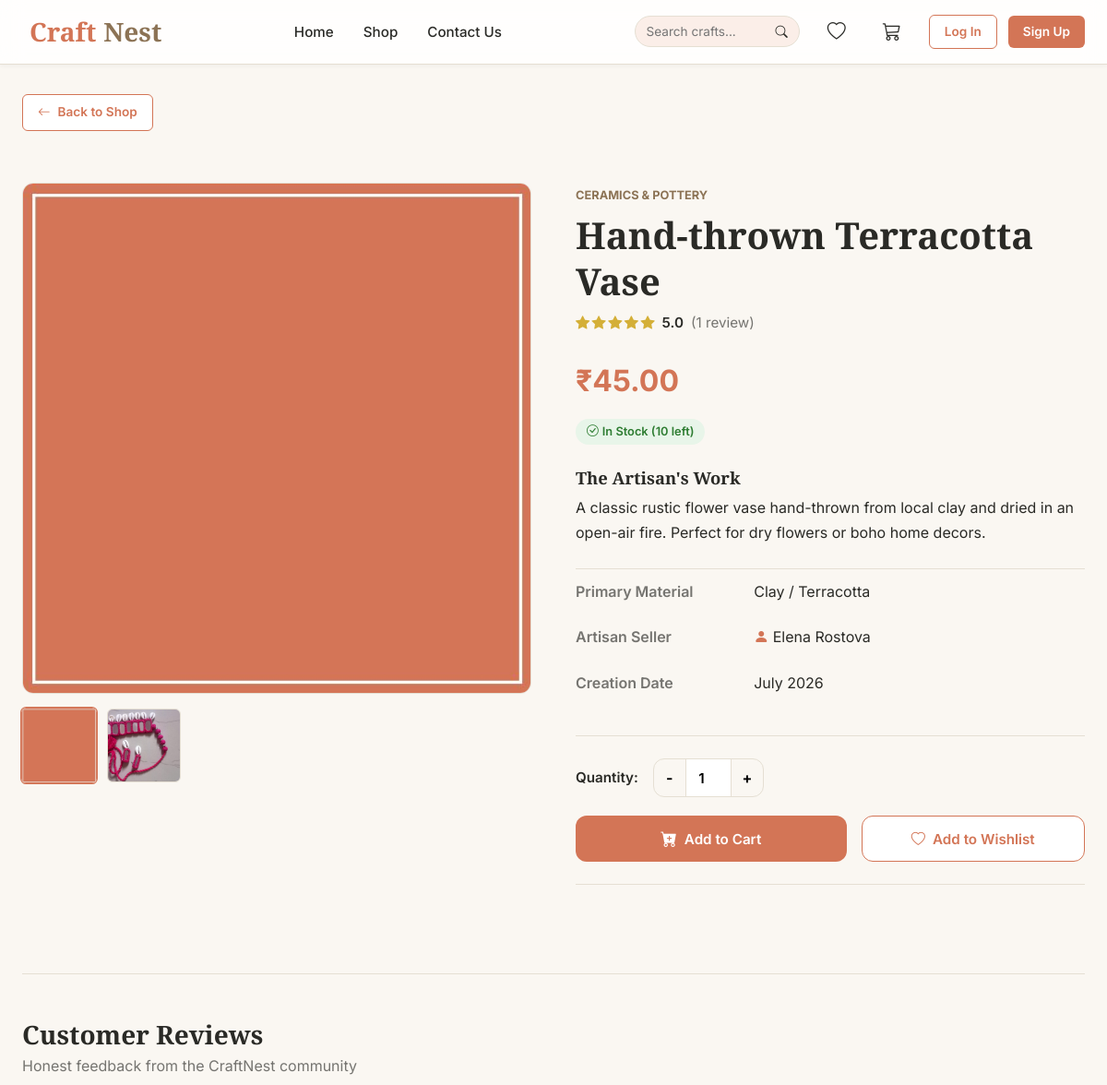
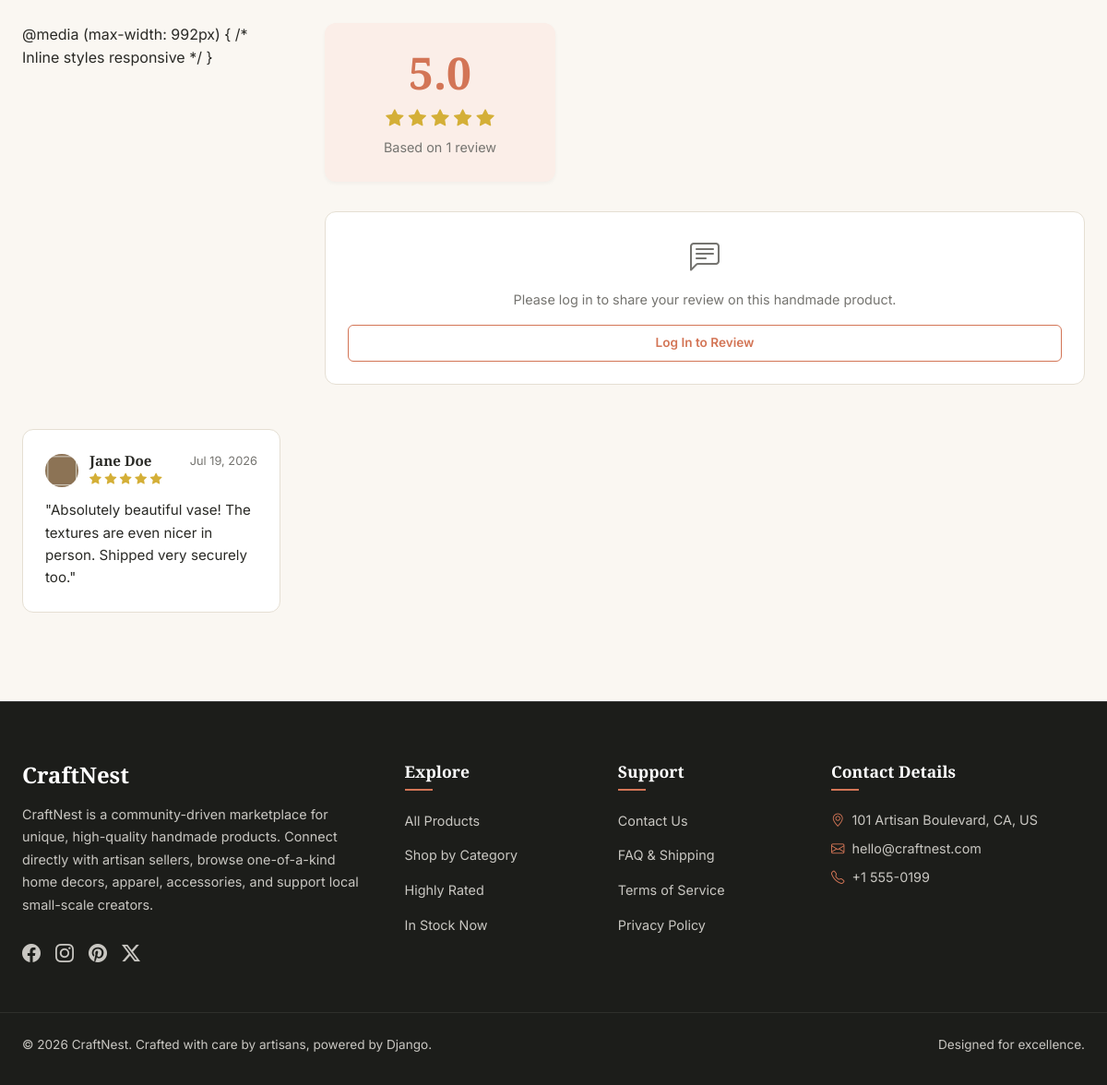
/product/1/, run on the app's committed database (2 pictures, top to bottom).
### crafts/models.py (models this page shows, shortened)
class HandmadeProduct(models.Model):
    user = models.ForeignKey(settings.AUTH_USER_MODEL, on_delete=models.CASCADE, related_name='products')
    category = models.ForeignKey(ProductCategory, on_delete=models.CASCADE, related_name='products')
    product_name = models.CharField(max_length=200)
    description = models.TextField()
    price = models.DecimalField(max_digits=10, decimal_places=2)
    stock = models.IntegerField(default=0)
    material = models.CharField(max_length=100, blank=True, null=True)
    image = models.ImageField(upload_to='product_images/')
    created_at = models.DateTimeField(auto_now_add=True)

class ProductImage(models.Model):
    product = models.ForeignKey(HandmadeProduct, on_delete=models.CASCADE, related_name='images')
    image = models.ImageField(upload_to='product_gallery/')

class ProductCategory(models.Model):
    category_name = models.CharField(max_length=100, unique=True)
    description = models.TextField(blank=True, null=True)
    image = models.ImageField(upload_to='category_images/', blank=True, null=True)

class User(AbstractUser):
    email = models.EmailField(unique=True)
    profile_image = models.ImageField(upload_to='profile_images/', null=True, blank=True)
    is_seller = models.BooleanField(default=False)

class Review(models.Model):
    user = models.ForeignKey(settings.AUTH_USER_MODEL, on_delete=models.CASCADE, related_name='reviews')
    product = models.ForeignKey(HandmadeProduct, on_delete=models.CASCADE, related_name='reviews')
    rating = models.IntegerField()
    comment = models.TextField()
    review_date = models.DateTimeField(auto_now_add=True)

### crafts/views.py (the view)
# urls.py: path('product/<int:pk>/', views.ProductDetailView.as_view(), name='product_detail'),
class ProductDetailView(CartContextMixin, DetailView):
    model = HandmadeProduct
    template_name = 'product_detail.html'
    context_object_name = 'product'
    def get_context_data(self, **kwargs):
        context = super().get_context_data(**kwargs)
        context['gallery_images'] = self.object.images.all()
        context['reviews'] = self.object.reviews.all().order_by('-review_date')
        context['avg_rating'] = self.object.reviews.aggregate(Avg('rating'))['rating__avg'] or 0
        context['review_form'] = ReviewForm()
        if self.request.user.is_authenticated:
            context['in_wishlist'] = Wishlist.objects.filter(
                user=self.request.user, product=self.object
            ).exists()
            context['has_purchased'] = Order.objects.filter(
                user=self.request.user, product=self.object, status='delivered'
            ).exists()
        else:
            context['in_wishlist'] = False
            context['has_purchased'] = False
        return context

### templates/product_detail.html (shortened to what this page needs)
{% extends 'base.html' %}
{% load static %}
{% block content %}
<div class="container py-4">
    <a href="{% url 'shop' %}" class="btn btn-secondary btn-sm mb-3">
        <i class="bi bi-arrow-left"></i> Back to Shop
    </a>
    <div class="details-layout">
        <div class="gallery-container">
            <div class="main-image-wrapper">
                {% if product.image %}
                    <img id="mainImg" src="{{ product.image.url }}" alt="{{ product.product_name }}">
                {% else %}
                    <div style="background-color: #ddd; position: absolute; inset: 0;"></div>
                {% endif %}
            </div>
            <div class="thumbnail-row">
                {% if product.image %}
                    <div class="thumbnail active" onclick="setMainImage('{{ product.image.url }}', this)">
                        <img src="{{ product.image.url }}" alt="Main Image">
                    </div>
                {% endif %}
                {% for img in gallery_images %}
                    <div class="thumbnail" onclick="setMainImage('{{ img.image.url }}', this)">
                        <img src="{{ img.image.url }}" alt="Gallery Image">
                    </div>
                {% endfor %}
            </div>
        </div>
        <div>
            <span class="meta-tag">{{ product.category.category_name }}</span>
            <h1 style="font-size: 2.5rem; margin-bottom: 0.5rem; font-family: var(--font-heading);">{{ product.product_name }}</h1>
            <div class="rating-summary">
                <div style="color: var(--accent-color); display: flex; gap: 0.15rem;">
                    {% for i in "12345" %}
                        {% if forloop.counter <= avg_rating %}
                            <i class="bi bi-star-fill"></i>
                        {% else %}
                            <i class="bi bi-star"></i>
                        {% endif %}
                    {% endfor %}
                </div>
                <span style="font-weight: 600; font-size: 0.95rem;">{{ avg_rating|stringformat:".1f" }}</span>
                <span style="color: var(--text-muted);">({{ reviews.count }} review{{ reviews.count|pluralize }})</span>
            </div>
            <div class="prod-price">₹{{ product.price }}</div>
            <div class="mb-3">
                {% if product.stock > 5 %}
                    <span class="stock-badge in-stock"><i class="bi bi-check-circle"></i> In Stock ({{ product.stock }} left)</span>
                {% elif product.stock > 0 %}
                    <span class="stock-badge low-stock"><i class="bi bi-exclamation-triangle"></i> Only {{ product.stock }} left!</span>
                {% else %}
                    <span class="stock-badge out-stock"><i class="bi bi-x-circle"></i> Sold Out</span>
                {% endif %}
            </div>
            <div class="mb-3">
                <h3 style="font-size: 1.15rem; margin-bottom: 0.5rem;">The Artisan's Work</h3>
                <p style="color: var(--text-dark); font-size: 1rem; line-height: 1.7;">{{ product.description }}</p>
            </div>
            <table style="width: 100%; border-collapse: collapse; margin-top: 1.5rem; border-top: 1px solid var(--border-color);">
                <tr>
                    <td style="padding: 0.75rem 0; font-weight: 600; color: var(--text-muted); width: 35%;">Primary Material</td>
                    <td style="padding: 0.75rem 0; color: var(--text-dark);">{{ product.material|default:"N/A" }}</td>
                </tr>
                <tr>
                    <td style="padding: 0.75rem 0; font-weight: 600; color: var(--text-muted);">Artisan Seller</td>
                    <td style="padding: 0.75rem 0; color: var(--text-dark);">
                        <i class="bi bi-person-fill" style="color: var(--primary-color);"></i> {{ product.user.first_name }} {{ product.user.last_name }}
                    </td>
                </tr>
                <tr>
                    <td style="padding: 0.75rem 0; font-weight: 600; color: var(--text-muted);">Creation Date</td>
                    <td style="padding: 0.75rem 0; color: var(--text-dark);">{{ product.created_at|date:"F Y" }}</td>
                </tr>
            </table>
            <div class="purchase-section">
                {% if product.stock > 0 %}
                    <form action="{% url 'cart_add' product.id %}" method="post" style="margin: 0; display: flex; flex-direction: column; gap: 1.25rem;">
                        <div style="display: flex; align-items: center; gap: 1rem;">
                            <label style="font-weight: 600; font-size: 0.95rem; color: var(--text-dark);">Quantity:</label>
                            <div class="quantity-selector">
                                <button type="button" class="qty-btn" onclick="adjustQty(-1)">-</button>
                                <input type="number" id="qtyInput" name="quantity" value="1" min="1" max="{{ product.stock }}" class="qty-input" readonly>
                                <button type="button" class="qty-btn" onclick="adjustQty(1)">+</button>
                            </div>
                        </div>
                        <div style="display: flex; gap: 1rem;">
                            <button type="submit" class="btn btn-primary" style="flex-grow: 2; padding: 0.9rem;">
                                <i class="bi bi-cart-plus-fill" style="font-size: 1.1rem;"></i> Add to Cart
                            </button>
                    </form>
                {% endif %}
                <form action="{% url 'wishlist_toggle' product.id %}" method="post" style="margin: 0; {% if product.stock > 0 %}flex-grow: 1;{% else %}width: 100%;{% endif %}">
                    <button type="submit" class="btn {% if in_wishlist %}btn-dark{% else %}btn-secondary{% endif %}" style="width: 100%; padding: 0.9rem; display: flex; justify-content: center; align-items: center; gap: 0.5rem;">
                        <i class="bi {% if in_wishlist %}bi-heart-fill{% else %}bi-heart{% endif %}"></i>
                        {% if in_wishlist %}Wishlisted{% else %}Add to Wishlist{% endif %}
                    </button>
                </form>
                        </div>
            </div>
        </div>
    </div>
    <div class="reviews-container">
        <div class="reviews-header">
            <div>
                <h2 style="font-size: 1.75rem; margin-bottom: 0.25rem;">Customer Reviews</h2>
                <p style="color: var(--text-muted);">Honest feedback from the CraftNest community</p>
            </div>
        </div>
        <div style="display: grid; grid-template-columns: 280px 1fr; gap: 3rem; margin-top: 1.5rem;">
            @media (max-width: 992px) {
                /* Inline styles responsive */
            }
            <div style="display: flex; flex-direction: column; gap: 2rem;">
                <div class="rating-box">
                    <h3 style="font-size: 3rem; margin: 0; font-weight: 700; color: var(--primary-color);">{{ avg_rating|stringformat:".1f" }}</h3>
                    <div style="color: var(--accent-color); font-size: 1.2rem; margin: 0.25rem 0;" class="mb-2">
                        {% for i in "12345" %}
                            {% if forloop.counter <= avg_rating %}
                                <i class="bi bi-star-fill"></i>
                            {% else %}
                                <i class="bi bi-star"></i>
                            {% endif %}
                        {% endfor %}
                    </div>
                    <span style="font-size: 0.9rem; color: var(--text-muted);">Based on {{ reviews.count }} review{{ reviews.count|pluralize }}</span>
                </div>
                {% if request.user.is_authenticated %}
                    <div style="background-color: white; border: 1px solid var(--border-color); border-radius: var(--radius-md); padding: 1.5rem; box-shadow: var(--shadow-sm);">
                        <h4 style="margin-bottom: 1rem; font-size: 1.15rem;">Write a Review</h4>
                        <form action="{% url 'add_review' product.id %}" method="post">
                            {% csrf_token %}
                            <div class="mb-3">
                                <label style="display: block; font-size: 0.85rem; font-weight: 600; margin-bottom: 0.25rem; color: var(--text-muted);">Overall Rating</label>
                                {{ review_form.rating }}
                            </div>
                            <div class="mb-3">
                                <label style="display: block; font-size: 0.85rem; font-weight: 600; margin-bottom: 0.25rem; color: var(--text-muted);">Comment</label>
                                {{ review_form.comment }}
                            </div>
                            <button type="submit" class="btn btn-dark btn-sm" style="width: 100%;">Submit Review</button>
                        </form>
                    </div>
                {% else %}
                    <div style="background-color: white; border: 1px solid var(--border-color); border-radius: var(--radius-md); padding: 1.5rem; text-align: center;">
                        <i class="bi bi-chat-left-text" style="font-size: 2rem; color: var(--text-muted); display: block; margin-bottom: 0.5rem;"></i>
                        <p style="font-size: 0.9rem; color: var(--text-muted); margin-bottom: 1rem;">Please log in to share your review on this handmade product.</p>
                        <a href="{% url 'login' %}?next={{ request.path }}" class="btn btn-secondary btn-sm" style="width: 100%;">Log In to Review</a>
                    </div>
                {% endif %}
            </div>
            <div>
                {% for review in reviews %}
                    <div class="review-item">
                        <div class="review-user-meta">
                            <div class="review-user">
                                {% if review.user.profile_image %}
                                    <img src="{{ review.user.profile_image.url }}" alt="{{ review.user.first_name }}" class="review-avatar">
                                {% else %}
                                    <div style="width: 36px; height: 36px; border-radius: 50%; background-color: var(--primary-color); color: white; display: flex; align-items: center; justify-content: center; font-weight: bold; font-size: 0.85rem;">
                                        {{ review.user.first_name|slice:":1" }}{{ review.user.last_name|slice:":1" }}
                                    </div>
                                {% endif %}
                                <div>
                                    <h4 style="font-size: 0.95rem; margin: 0;">{{ review.user.first_name }} {{ review.user.last_name }}</h4>
                                    <div style="color: var(--accent-color); font-size: 0.8rem;">
                                        {% for i in "12345" %}
                                            {% if forloop.counter <= review.rating %}
                                                <i class="bi bi-star-fill"></i>
                                            {% else %}
                                                <i class="bi bi-star"></i>
                                            {% endif %}
                                        {% endfor %}
                                    </div>
                                </div>
                            </div>
                            <span style="font-size: 0.8rem; color: var(--text-muted);">{{ review.review_date|date:"M d, Y" }}</span>
                        </div>
                        <p style="color: var(--text-dark); font-size: 0.95rem; line-height: 1.6; margin: 0;">"{{ review.comment }}"</p>
                    </div>
                {% endfor %}
            </div>
        </div>
    </div>
{% endblock %}

### data on the page
HandmadeProduct: image (picture), category.category_name "CERAMICS & POTTERY", product_name "Hand-thrown Terracotta Vase", price "45.00", stock "10", description "A classic rustic flower vase hand-thrown from local clay and dried in an open-air fire. Perfect for dry flowers or boho home decors.", material "Clay / Terracotta", user.first_name "Elena", user.last_name "Rostova", created_at "July 2026"
ProductImage: image (picture)
Review: user.profile_image (picture), user.first_name "Jane", user.last_name "Doe", rating 5 (drawn), review_date "Jul 19, 2026", comment "Absolutely beautiful vase! The textures are even nicer in person. Shipped very securely too."

### other printed values
{{ avg_rating|stringformat:".1f" }} "5.0"
{{ reviews.count }} "1"
